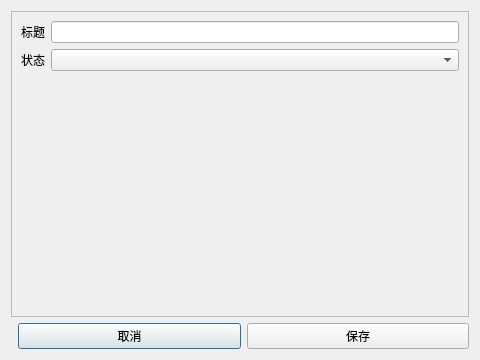
<?xml version="1.0" encoding="UTF-8"?>
<ui version="4.0">
 <class>PaperEditorDialog</class>
 <widget class="QDialog" name="paperEditorDialog">
  <property name="minimumSize"><size><width>480</width><height>360</height></size></property>
  <property name="windowTitle"><string>论文</string></property>
  <layout class="QVBoxLayout" name="paperEditorRootLayout">
   <item><widget class="QScrollArea" name="paperEditorScrollArea">
    <property name="widgetResizable"><bool>true</bool></property>
    <widget class="QWidget" name="paperEditorContent">
     <layout class="QFormLayout" name="paperEditorFormLayout">
      <item row="0" column="0"><widget class="QLabel" name="paperTitleLabel"><property name="text"><string>标题</string></property></widget></item>
      <item row="0" column="1"><widget class="QLineEdit" name="paperTitleEdit"><property name="maxLength"><number>500</number></property></widget></item>
      <item row="1" column="0"><widget class="QLabel" name="paperStatusLabel"><property name="text"><string>状态</string></property></widget></item>
      <item row="1" column="1"><widget class="QComboBox" name="paperStatusCombo"/></item>
      <item row="2" column="0" colspan="2"><widget class="QLabel" name="paperRecoveryStatusLabel"><property name="text"><string/></property></widget></item>
      <item row="3" column="0" colspan="2"><widget class="QLabel" name="paperErrorLabel"><property name="text"><string/></property><property name="wordWrap"><bool>true</bool></property></widget></item>
     </layout>
    </widget>
   </widget></item>
   <item><layout class="QHBoxLayout" name="paperEditorButtonLayout">
    <item><spacer name="paperEditorButtonSpacer"><property name="orientation"><enum>Qt::Horizontal</enum></property></spacer></item>
    <item><widget class="QPushButton" name="cancelPaperButton"><property name="text"><string>取消</string></property></widget></item>
    <item><widget class="QPushButton" name="savePaperButton"><property name="text"><string>保存</string></property></widget></item>
   </layout></item>
  </layout>
 </widget>
 <resources/><connections/>
</ui>
